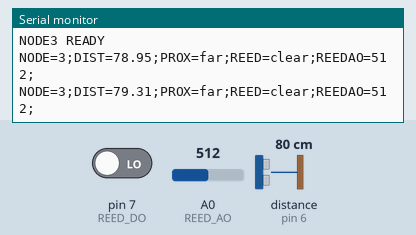
Simulated run of this sketch. Board: Arduino Nano, built with avr-gcc and run on an emulated ATmega328P. On the bench: the last lines printed to the serial monitor. Wiring (inferred from the names in the program): ultrasonic range finder: trigger pin 5; echo pin 6. The inputs (shaded band) are chosen by the test bench; at power-on: distance to the obstacle (sensor on pin 6) 80 cm, pin 7 (REED_DO) LOW, A0 (REED_AO) = 512. The echo pulse lasts 58.3 µs per cm.

Above: at 2.8 s.
2.9 s: distance to the obstacle (sensor on pin 6) set to 55 cm
At 5.2 s:
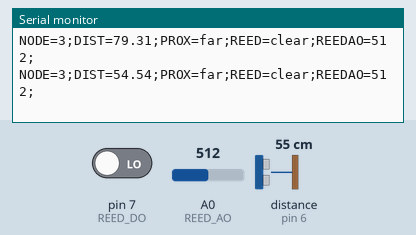
5.6 s: distance to the obstacle (sensor on pin 6) set to 45 cm
At 7.1 s:
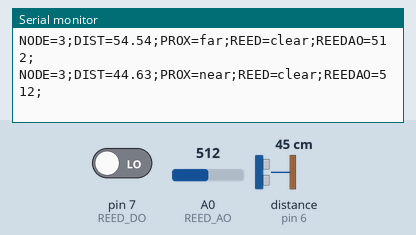
13.5 s: distance to the obstacle (sensor on pin 6) set to 12 cm
At 15.0 s:
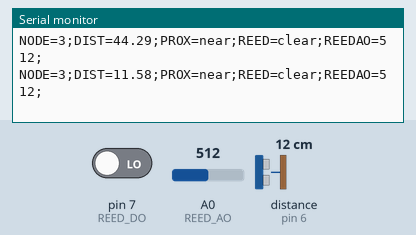
16.2 s: distance to the obstacle (sensor on pin 6) set to 9 cm
At 19.4 s:
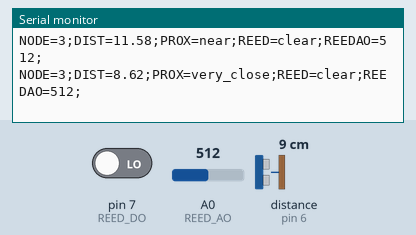
Timing chart, 0 to 20.9 s (numbered marks = the images above; inputs shaded):
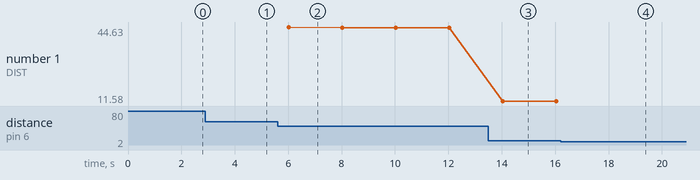

The sketch:

nano_node3.ino
```cpp
#include <DHT.h>

// =========================
// NODE 3 — Arduino Nano
// HC-SR04 + KY-025 Reed Switch
// Communicates via USB Serial to Rock Pi
// =========================

#define TRIG_PIN   5
#define ECHO_PIN   6
#define REED_DO    7
#define REED_AO    A0

void setup() {
  Serial.begin(115200);
  pinMode(TRIG_PIN, OUTPUT);
  pinMode(ECHO_PIN, INPUT);
  pinMode(REED_DO,  INPUT);
  Serial.println("NODE3 READY");
}

float getDistance() {
  digitalWrite(TRIG_PIN, LOW);
  delayMicroseconds(2);
  digitalWrite(TRIG_PIN, HIGH);
  delayMicroseconds(10);
  digitalWrite(TRIG_PIN, LOW);
  long duration = pulseIn(ECHO_PIN, HIGH, 30000);
  if (duration == 0) return -1;
  return duration * 0.034 / 2;
}

// Plausibility window for the HC-SR04 in this enclosure. The sensor reports
// -1 on an echo timeout, and occasionally returns a near-zero value when the
// echo is truncated. Both are sensor faults, not real measurements, so they
// must not reach the monitor as a 0 cm reading.
#define DIST_MIN_VALID 5.0
#define DIST_MAX_VALID 400.0

float lastValidDistance = -1;

void loop() {
  float reading = getDistance();
  if (reading >= DIST_MIN_VALID && reading <= DIST_MAX_VALID) {
    lastValidDistance = reading;
  }
  float distance = lastValidDistance;
  int   reed_do  = digitalRead(REED_DO);
  int   reed_ao  = analogRead(REED_AO);
  bool magnet = (reed_do == HIGH);;

  String prox = "unknown";
  if (distance < 0)        prox = "out_of_range";
  else if (distance < 10)  prox = "very_close";
  else if (distance < 50)  prox = "near";
  else if (distance < 200) prox = "far";
  else                     prox = "very_far";

  // Serial output format
  Serial.print("NODE=3;");
  Serial.print("DIST=");   Serial.print(distance);
  Serial.print(";PROX=");  Serial.print(prox);
  Serial.print(";REED=");  Serial.print(magnet ? "magnet" : "clear");
  Serial.print(";REEDAO="); Serial.print(reed_ao);
  Serial.println(";");

  delay(2000);
}
```

Measured:
- the behaviour switches between 51 and 50 cm on distance to the obstacle (sensor on pin 6) (found by bisection; images 1 and 2)
- the behaviour switches between 11 and 10 cm on distance to the obstacle (sensor on pin 6) (found by bisection; images 3 and 4)
- after the input at 2.9 s, the serial monitor: prints a new line after 1.1 s (image 1)
- after the input at 5.6 s, the serial monitor: prints a new line after 0.42 s (image 2)
- after the input at 13.5 s, the serial monitor: prints a new line after 0.54 s (image 3)
- after the input at 16.2 s, the serial monitor: prints a new line after 1.8 s (image 4)
- plotted number 1: 44.29 → 11.58 after the input at 13.5 s
